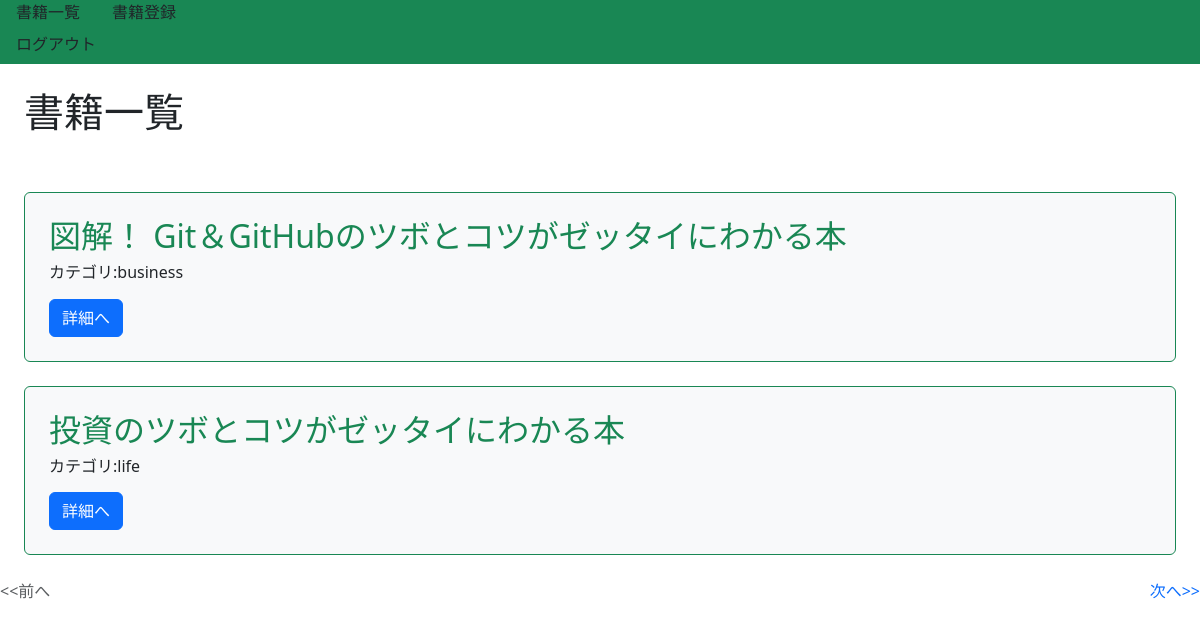
Page /book/ (signed in) on the committed database.
### book/models.py (models this page shows, shortened)
class Book(models.Model):
    title = models.CharField(max_length=100)
    text = models.TextField()
    thumbnail = models.ImageField(null=True, blank=True)
    category = models.CharField(
        max_length=100,
        choices = CATEGORY
        )
    user = models.ForeignKey('auth.User', on_delete=models.CASCADE)

### book/views.py (the view)
# urls.py: path('book/',views.ListBookView.as_view(),name='list-book'),
class ListBookView(LoginRequiredMixin, ListView):
    template_name = 'book/book_list.html'
    model = Book
    paginate_by = ITEM_PER_PAGE

### book/templates/book/book_list.html (shortened to what this page needs)
<!doctype html>
<html lang="en">
  <head>
    <link href="https://cdn.jsdelivr.net/npm/bootstrap@5.3.0/dist/css/bootstrap.min.css" rel="stylesheet">
  </head>
  <body>
    {% extends 'base.html' %}
    {% block h1 %}書籍一覧{% endblock %}
    {% block content %}
        {% for item in object_list %}
        <div class="p-4 m-4 bg-light border border-success rounded">
            <h2 class="text-success">{{ item.title }}</h2>
            <h6>カテゴリ:{{ item.category }}</h6>
            <div class="mt-3">
                <a href="{% url 'detail-book' item.pk %}" class="btn btn-primary">詳細へ</a>
            </div>
        </div>
        {% endfor %}
        {% include 'book/components/pagination.html' %}
    {% endblock content %}

### book/static/book/css/style.css (style rules this page uses)
a { text-decoration: none; }

### rows in the picture
Book: title "図解！ Git＆GitHubのツボとコツがゼッタイにわかる本", category "business"
Book: title "投資のツボとコツがゼッタイにわかる本", category "life"
